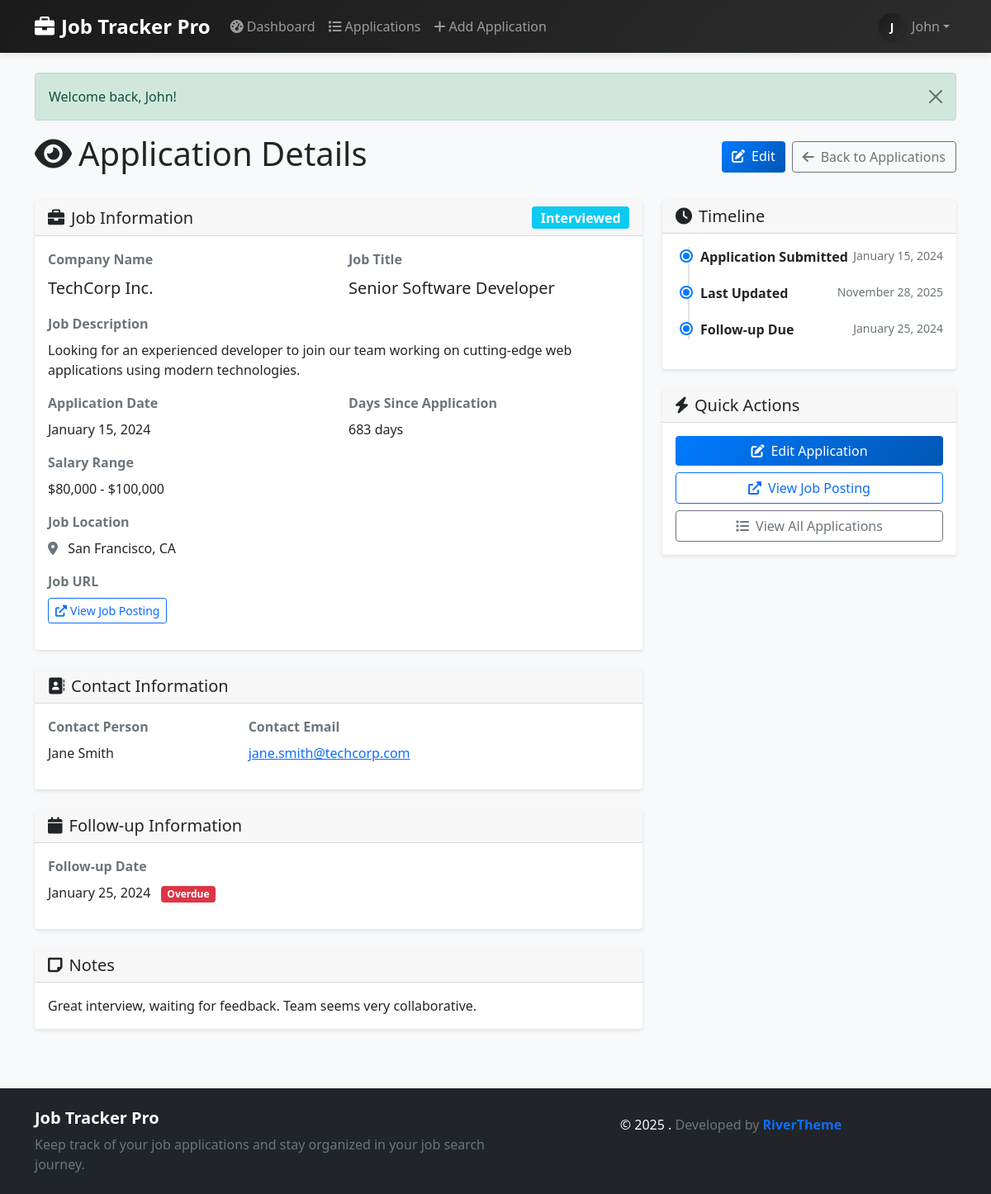
The page /view_application.php?id=1 (signed in) on the database its author committed.
### tables this page shows
CREATE TABLE IF NOT EXISTS users (
    id INT AUTO_INCREMENT PRIMARY KEY,
    username VARCHAR(50) UNIQUE NOT NULL,
    email VARCHAR(100) UNIQUE NOT NULL,
    password_hash VARCHAR(255) NOT NULL,
    first_name VARCHAR(50) NOT NULL,
    last_name VARCHAR(50) NOT NULL,
    created_at TIMESTAMP DEFAULT CURRENT_TIMESTAMP,
    updated_at TIMESTAMP DEFAULT CURRENT_TIMESTAMP ON UPDATE CURRENT_TIMESTAMP
);

CREATE TABLE IF NOT EXISTS job_applications (
    id INT AUTO_INCREMENT PRIMARY KEY,
    user_id INT NOT NULL,
    company_name VARCHAR(200) NOT NULL,
    job_title VARCHAR(200) NOT NULL,
    job_description TEXT,
    application_date DATE NOT NULL,
    status ENUM('applied', 'interview_scheduled', 'interviewed', 'offer_received', 'rejected', 'withdrawn') DEFAULT 'applied',
    salary_range VARCHAR(100),
    job_location VARCHAR(200),
    job_url VARCHAR(500),
    contact_person VARCHAR(100),
    contact_email VARCHAR(100),
    contact_phone VARCHAR(20),
    follow_up_date DATE,
    notes TEXT,
    created_at TIMESTAMP DEFAULT CURRENT_TIMESTAMP,
    updated_at TIMESTAMP DEFAULT CURRENT_TIMESTAMP ON UPDATE CURRENT_TIMESTAMP,
    FOREIGN KEY (user_id) REFERENCES users(id) ON DELETE CASCADE,
    INDEX idx_user_status (user_id, status),
    INDEX idx_application_date (application_date),
    INDEX idx_follow_up_date (follow_up_date)
);

### view_application.php (the view, shortened to what the rows shown need)
<?php
require_once 'includes/header.php';
$applicationId = $_GET['id'] ?? null;
$application = getApplicationById($applicationId);
?>
<div class="container">
    <div class="row">
        <div class="col-12">
            <div class="d-flex justify-content-between align-items-center mb-4">
                <h1>
                    <i class="fas fa-eye me-2"></i>Application Details
                </h1>
            </div>
        </div>
    </div>
    <div class="row">
        <div class="col-lg-8">
            <div class="card mb-4">
                <div class="card-header d-flex justify-content-between align-items-center">
                    <h5 class="mb-0">
                        <i class="fas fa-briefcase me-2"></i>Job Information
                    </h5>
                    <span class="badge <?php echo getStatusBadgeClass($application['status']); ?> fs-6">
                        <?php echo getStatusDisplayName($application['status']); ?>
                    </span>
                </div>
                <div class="card-body">
                    <div class="row">
                        <div class="col-md-6 mb-3">
                            <label class="form-label fw-bold text-muted">Company Name</label>
                            <p class="mb-0 fs-5"><?php echo htmlspecialchars($application['company_name']); ?></p>
                        </div>
                        <div class="col-md-6 mb-3">
                            <label class="form-label fw-bold text-muted">Job Title</label>
                            <p class="mb-0 fs-5"><?php echo htmlspecialchars($application['job_title']); ?></p>
                        </div>
                    </div>
                    <?php if ($application['job_description']): ?>
                    <div class="mb-3">
                        <label class="form-label fw-bold text-muted">Job Description</label>
                        <p class="mb-0"><?php echo nl2br(htmlspecialchars($application['job_description'])); ?></p>
                    </div>
                    <?php endif; ?>
                    <div class="row">
                        <div class="col-md-6 mb-3">
                            <label class="form-label fw-bold text-muted">Application Date</label>
                            <p class="mb-0"><?php echo formatDate($application['application_date']); ?></p>
                        </div>
                        <div class="col-md-6 mb-3">
                            <label class="form-label fw-bold text-muted">Days Since Application</label>
                            <p class="mb-0"><?php echo daysSinceApplication($application['application_date']); ?> days</p>
                        </div>
                    </div>
                    <?php if ($application['salary_range']): ?>
                    <div class="mb-3">
                        <label class="form-label fw-bold text-muted">Salary Range</label>
                        <p class="mb-0"><?php echo htmlspecialchars($application['salary_range']); ?></p>
                    </div>
                    <?php endif; ?>
                    <?php if ($application['job_location']): ?>
                    <div class="mb-3">
                        <label class="form-label fw-bold text-muted">Job Location</label>
                        <p class="mb-0">
                            <i class="fas fa-map-marker-alt text-muted me-2"></i>
                            <?php echo htmlspecialchars($application['job_location']); ?>
                        </p>
                    </div>
                    <?php endif; ?>
                </div>
            </div>
            <?php if ($application['contact_person'] || $application['contact_email'] || $application['contact_phone']): ?>
            <div class="card mb-4">
                <div class="card-body">
                    <div class="row">
                        <?php if ($application['contact_person']): ?>
                        <div class="col-md-4 mb-3">
                            <label class="form-label fw-bold text-muted">Contact Person</label>
                            <p class="mb-0"><?php echo htmlspecialchars($application['contact_person']); ?></p>
                        </div>
                        <?php endif; ?>
                        <?php if ($application['contact_email']): ?>
                        <div class="col-md-4 mb-3">
                            <label class="form-label fw-bold text-muted">Contact Email</label>
                            <p class="mb-0">
                                <a href="mailto:<?php echo htmlspecialchars($application['contact_email']); ?>">
                                    <?php echo htmlspecialchars($application['contact_email']); ?>
                                </a>
                            </p>
                        </div>
                        <?php endif; ?>
                    </div>
                </div>
            </div>
            <?php endif; ?>
            <?php if ($application['follow_up_date']): ?>
            <div class="card mb-4">
                <div class="card-header">
                    <h5 class="mb-0">
                        <i class="fas fa-calendar me-2"></i>Follow-up Information
                    </h5>
                </div>
                <div class="card-body">
                    <div class="mb-3">
                        <label class="form-label fw-bold text-muted">Follow-up Date</label>
                        <p class="mb-0">
                            <?php echo formatDate($application['follow_up_date']); ?>
                            <?php if (isFollowUpOverdue($application['follow_up_date'])): ?>
                            <span class="badge bg-danger ms-2">Overdue</span>
                            <?php endif; ?>
                        </p>
                    </div>
                </div>
            </div>
            <?php endif; ?>
            <?php if ($application['notes']): ?>
            <div class="card mb-4">
                <div class="card-header">
                    <h5 class="mb-0">
                        <i class="fas fa-sticky-note me-2"></i>Notes
                    </h5>
                </div>
                <div class="card-body">
                    <p class="mb-0"><?php echo nl2br(htmlspecialchars($application['notes'])); ?></p>
                </div>
            </div>
            <?php endif; ?>
        </div>
        <div class="col-lg-4">
            <div class="card mb-4">
                <div class="card-body">
                    <div class="application-timeline">
                        <div class="timeline-item">
                            <div class="d-flex justify-content-between">
                                <span class="fw-bold">Application Submitted</span>
                                <small class="text-muted"><?php echo formatDate($application['application_date']); ?></small>
                            </div>
                        </div>
                        <div class="timeline-item">
                            <div class="d-flex justify-content-between">
                                <span class="fw-bold">Last Updated</span>
                                <small class="text-muted"><?php echo formatDate($application['updated_at']); ?></small>
                            </div>
                        </div>
                        <?php if ($application['follow_up_date']): ?>
                        <div class="timeline-item">
                            <div class="d-flex justify-content-between">
                                <span class="fw-bold">Follow-up Due</span>
                                <small class="text-muted"><?php echo formatDate($application['follow_up_date']); ?></small>
                            </div>
                        </div>
                        <?php endif; ?>
                    </div>
                </div>
            </div>
        </div>
    </div>
</div>
<?php require_once 'includes/footer.php'; ?>

### includes/header.php (shortened to what the rows shown need)
<?php
require_once 'includes/functions.php';
?>
<!DOCTYPE html>
<html lang="en">
<head>
    <link href="https://cdn.jsdelivr.net/npm/bootstrap@5.1.3/dist/css/bootstrap.min.css" rel="stylesheet">
    <link href="https://cdnjs.cloudflare.com/ajax/libs/font-awesome/6.0.0/css/all.min.css" rel="stylesheet">
    <link href="assets/css/style.css" rel="stylesheet">
</head>
<body>
    <nav class="navbar navbar-expand-lg navbar-dark" style="background: linear-gradient(135deg, #1a1a1a 0%, #2d2d2d 100%); box-shadow: 0 2px 10px rgba(0,0,0,0.1);">
        <div class="container">
            <div class="collapse navbar-collapse" id="navbarNav">
                <ul class="navbar-nav">
                    <?php if (isLoggedIn()): ?>
                        <?php $user = getCurrentUser(); ?>
                        <?php if ($user): ?>
                        <li class="nav-item dropdown">
                            <a class="nav-link dropdown-toggle d-flex align-items-center" href="#" id="navbarDropdown" role="button" data-bs-toggle="dropdown" aria-expanded="false">
                                <div style="width: 32px; height: 32px; border-radius: 50%; background: linear-gradient(135deg, #1a1a1a 0%, #2d2d2d 100%); display: flex; align-items: center; justify-content: center; box-shadow: 0 2px 4px rgba(0,0,0,0.2); margin-right: 8px;">
                                    <span style="color: white; font-weight: bold; font-size: 14px; text-transform: uppercase;"><?php echo strtoupper(substr($user['first_name'], 0, 1)); ?></span>
                                </div>
                                <span><?php echo htmlspecialchars($user['first_name']); ?></span>
                            </a>
                        </li>
                        <?php endif; ?>
                    <?php endif; ?>
                </ul>
            </div>
        </div>
    </nav>
    <main class="container-fluid mt-4">

### rows shown on the page
users: first_name "J", first_name "John"
job_applications: status "Interviewed", company_name "TechCorp Inc.", job_title "Senior Software Developer", job_description "Looking for an experienced developer to join our team working on cutting-edge web applications using modern technologies.", application_date "January 15, 2024", application_date "683", salary_range "$80,000 - $100,000", job_location "San Francisco, CA", contact_person "Jane Smith", contact_email "jane.smith@techcorp.com", follow_up_date "January 25, 2024", notes "Great interview, waiting for feedback. Team seems very collaborative.", updated_at "November 28, 2025"

### other values the page prints
$flashMessage['message'] "Welcome back, John!"
